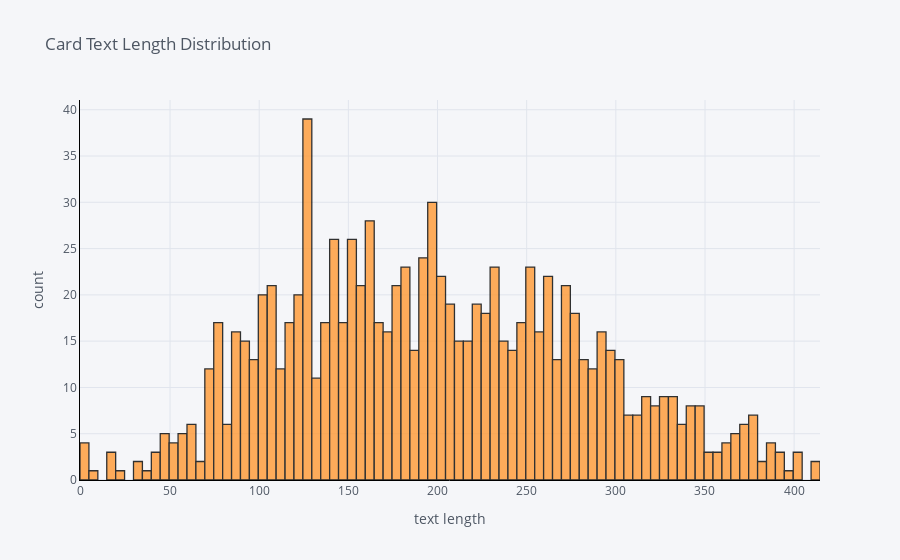

The cell this chart's notebook holds for it:
### Markdown cell above
### The distribution of card text lengths

### Code cell
# Distribution of all cards
df_player_card_text['text_len'].iplot(
    kind='hist',
    bins=100,
    xTitle='text length',
    linecolor='black',
    yTitle='count',
    title='Card Text Length Distribution')

### Figure 1 — Plotly figure (JSON) as saved in the notebook; plotly's stock layout.template omitted (floating-point values rounded to 4 significant figures; data arrays with more than 128 entries replaced by an {"elided": "..."} marker saying what was removed)
{"data": [{"histfunc": "count", "histnorm": "", "marker": {"color": "rgba(255, 153, 51, 1.0)", "line": {"color": "#000000", "width": 1.3}}, "name": "text_len", "nbinsx": 100, "opacity": 0.8, "orientation": "v", "type": "histogram", "x": {"elided": "1008 int values"}}], "layout": {"barmode": "overlay", "legend": {"bgcolor": "#F5F6F9", "font": {"color": "#4D5663"}}, "paper_bgcolor": "#F5F6F9", "plot_bgcolor": "#F5F6F9", "title": {"font": {"color": "#4D5663"}, "text": "Card Text Length Distribution"}, "xaxis": {"gridcolor": "#E1E5ED", "linecolor": "black", "showgrid": true, "tickfont": {"color": "#4D5663"}, "title": {"font": {"color": "#4D5663"}, "text": "text length"}, "zerolinecolor": "#E1E5ED"}, "yaxis": {"gridcolor": "#E1E5ED", "linecolor": "black", "showgrid": true, "tickfont": {"color": "#4D5663"}, "title": {"font": {"color": "#4D5663"}, "text": "count"}, "zerolinecolor": "#E1E5ED"}}}
